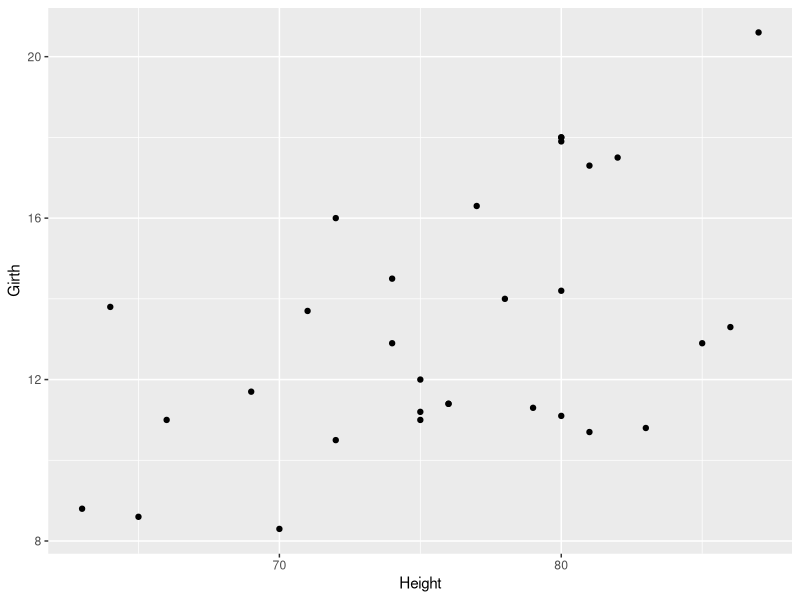
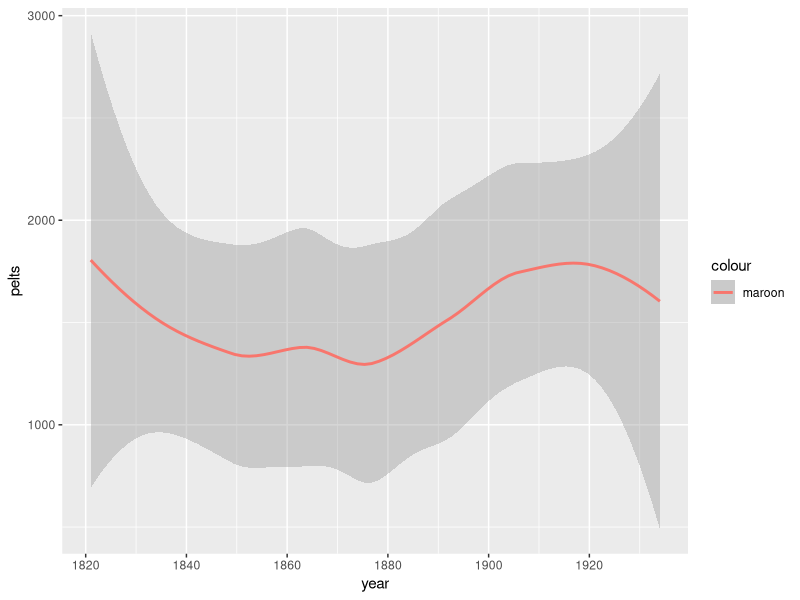
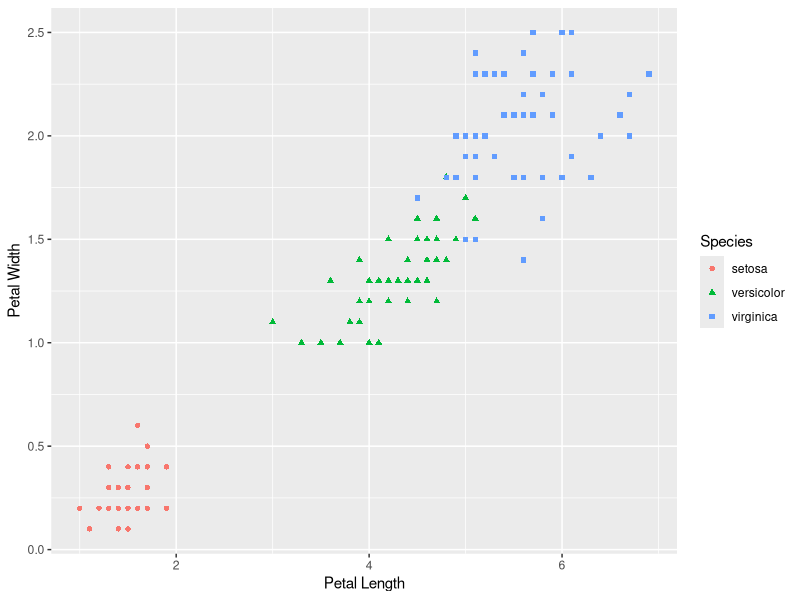
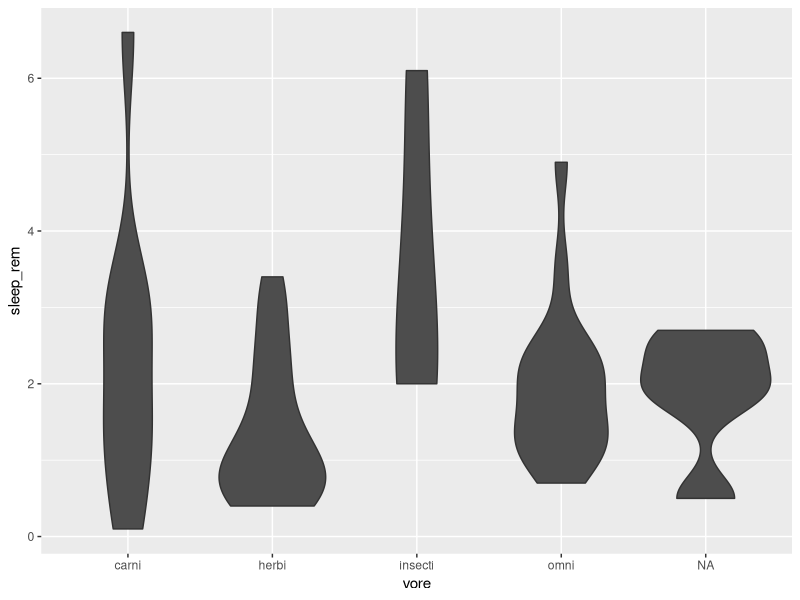
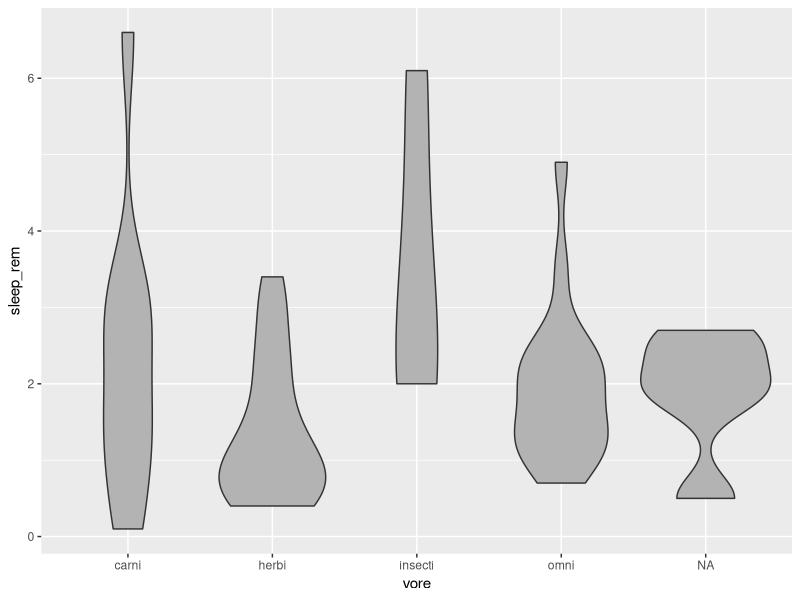
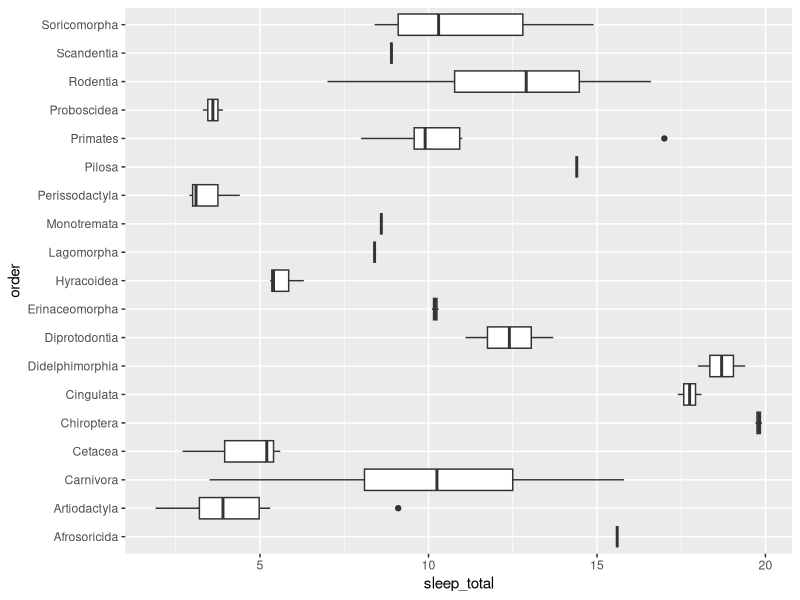
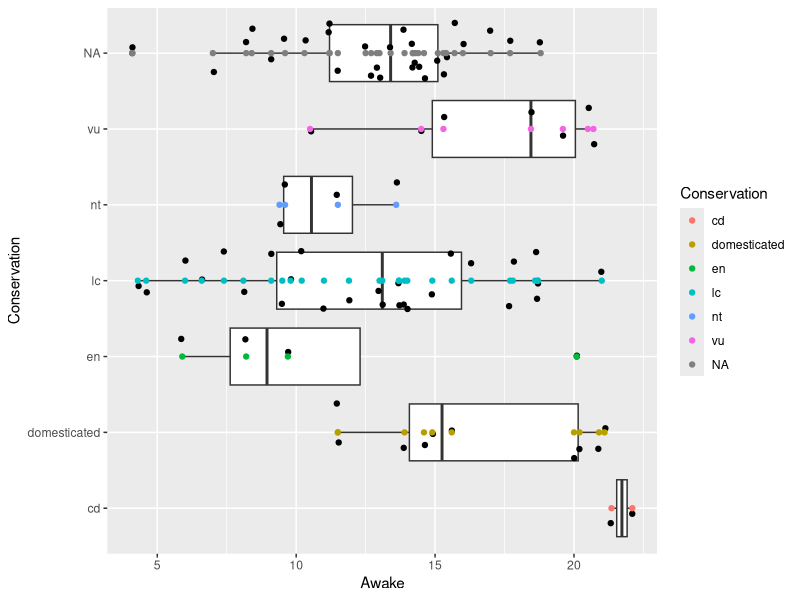
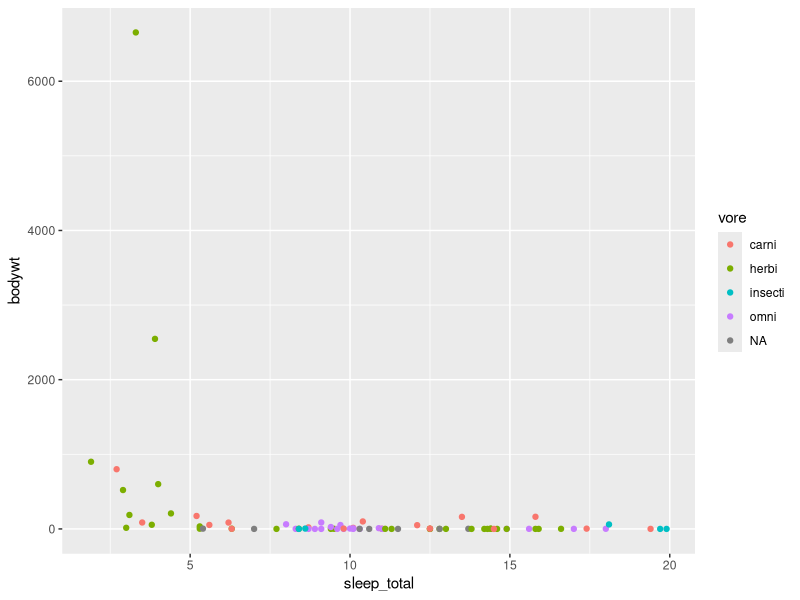

These charts were generated, in order, by the following R code:
## ---- chunk 1
install.packages("tidyverse")
library(tidyverse)
## ---- chunk 2
data(trees)
## ---- chunk 3
?trees
## ---- chunk 4
ggplot(data = trees)+
  geom_point(mapping = aes(x=Height, y=Girth))
## ---- chunk 5
data("lynx")
## ---- chunk 6
?lynx
## ---- chunk 7
year <- c(1821:1934)
## ---- chunk 8
class(lynx)
## ---- chunk 9
pelts <- as.vector(lynx)
## ---- chunk 10
lynx_pelts <- data.frame(year, pelts)
## ---- chunk 11
ggplot(data = lynx_pelts)+
  geom_smooth(mapping = aes(x= year, y= pelts, color= "maroon"))
## ---- chunk 12
data("iris")
## ---- chunk 13
?iris
## ---- chunk 14
ggplot(data = iris, mapping = aes(x= Petal.Length, y= Petal.Width))+ labs(y= "Petal Width", x= "Petal Length") + geom_point(mapping = aes(color= Species, shape= Species, point= 2))
## ---- chunk 15
data("msleep")
## ---- chunk 16
?msleep
## ---- chunk 17
ggplot(data = msleep, mapping = aes(x= vore, y= sleep_rem))+
  geom_violin(fill = "gray30")
## ---- chunk 18
ggplot(data = msleep, mapping = aes(x= vore, y= sleep_rem))+
  geom_violin(fill = "gray70")
## ---- chunk 19
ggplot(data = msleep, mapping = aes(x= order, y= sleep_total))+
  geom_boxplot()+
  coord_flip()
## ---- chunk 20
ggplot(data = msleep, mapping = aes(x= conservation, y= awake))+ 
  labs(y= "Awake", x= "Conservation")+ 
  geom_boxplot()+ geom_jitter()+
  geom_point(mapping = aes(color= conservation))+guides(col=guide_legend("Conservation"))+
  coord_flip()
## ---- chunk 21
ggplot(data = msleep, mapping = aes(x= sleep_total, y= bodywt))+
  geom_point(mapping = aes(color=vore))
## ---- chunk 22
ggplot(data = msleep, mapping = aes(x= sleep_total, y= brainwt))+
  geom_point(mapping = aes(color=conservation))+facet_wrap(~vore, ncol = 3)
